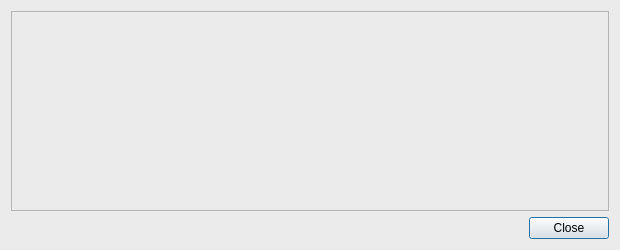
<?xml version="1.0" encoding="UTF-8"?>
<ui version="4.0">
 <class>TransactionDescDialog</class>
 <widget class="QDialog" name="TransactionDescDialog">
  <property name="geometry">
   <rect>
    <x>0</x>
    <y>0</y>
    <width>620</width>
    <height>250</height>
   </rect>
  </property>
  <property name="windowTitle">
   <string>Transaction details</string>
  </property>
  <property name="styleSheet">
   <string notr="true">background-color: rgb(235, 235, 235);</string>
  </property>
  <layout class="QVBoxLayout" name="verticalLayout">
   <item>
    <widget class="QTextEdit" name="detailText">
     <property name="toolTip">
      <string>This pane shows a detailed description of the transaction</string>
     </property>
     <property name="readOnly">
      <bool>true</bool>
     </property>
    </widget>
   </item>
   <item>
    <widget class="QDialogButtonBox" name="buttonBox">
     <property name="orientation">
      <enum>Qt::Horizontal</enum>
     </property>
     <property name="standardButtons">
      <set>QDialogButtonBox::Close</set>
     </property>
    </widget>
   </item>
  </layout>
 </widget>
 <resources/>
 <connections>
  <connection>
   <sender>buttonBox</sender>
   <signal>accepted()</signal>
   <receiver>TransactionDescDialog</receiver>
   <slot>accept()</slot>
   <hints>
    <hint type="sourcelabel">
     <x>248</x>
     <y>254</y>
    </hint>
    <hint type="destinationlabel">
     <x>157</x>
     <y>274</y>
    </hint>
   </hints>
  </connection>
  <connection>
   <sender>buttonBox</sender>
   <signal>rejected()</signal>
   <receiver>TransactionDescDialog</receiver>
   <slot>reject()</slot>
   <hints>
    <hint type="sourcelabel">
     <x>316</x>
     <y>260</y>
    </hint>
    <hint type="destinationlabel">
     <x>286</x>
     <y>274</y>
    </hint>
   </hints>
  </connection>
 </connections>
</ui>
